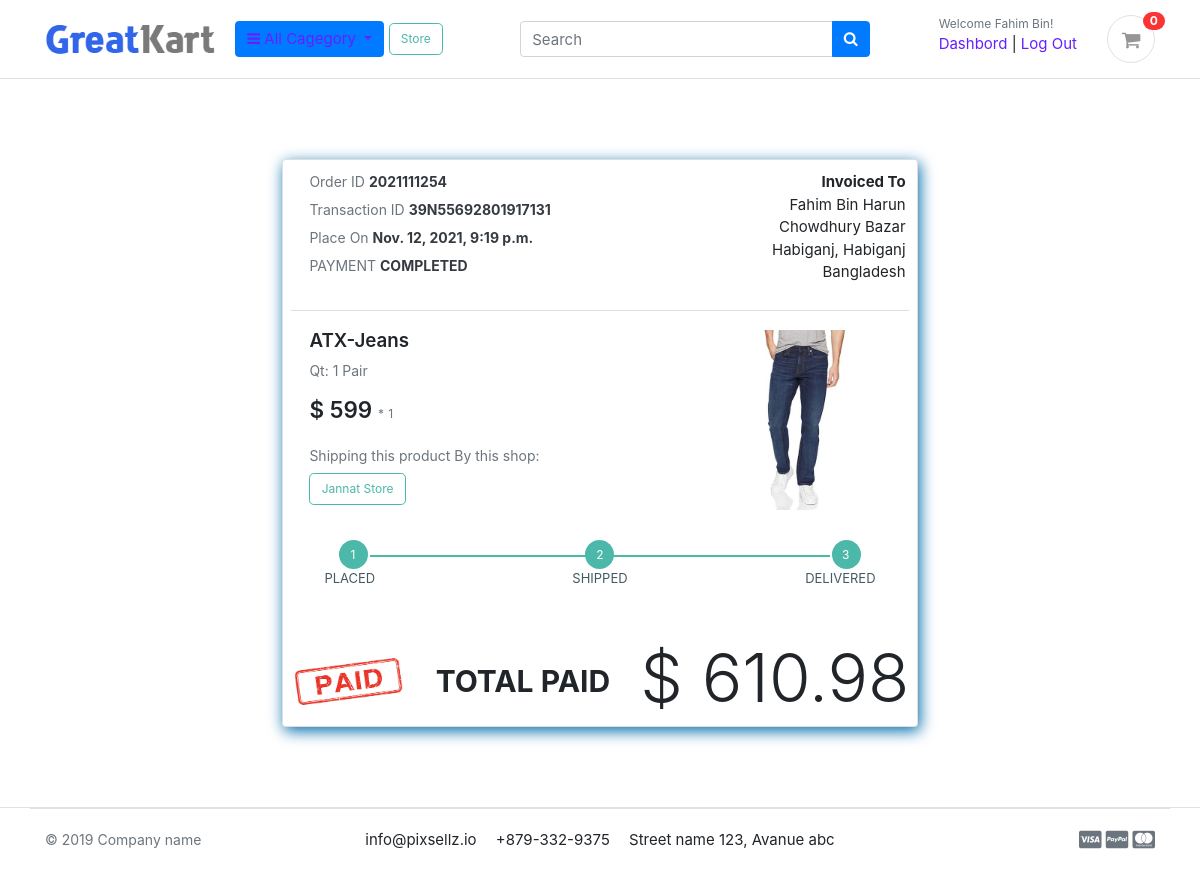
/account/order_details/2021111254/ (signed in), run on the app's committed database.
### accounts/models.py (models this page shows, shortened)
class Account(AbstractBaseUser):
    first_name      = models.CharField(max_length=50)
    last_name       = models.CharField(max_length=50)
    username        = models.CharField(max_length=50, unique=True)
    email           = models.EmailField(max_length=100, unique=True)
    phone_number    = models.CharField(max_length=50)
    date_joined     = models.DateTimeField(auto_now_add=True)
    last_login      = models.DateTimeField(auto_now_add=True)
    is_admin        = models.BooleanField(default=False)
    is_staff        = models.BooleanField(default=False)
    is_active       = models.BooleanField(default=False)
    is_superadmin   = models.BooleanField(default=False)
    is_seller       = models.BooleanField(default=False)
    USERNAME_FIELD = 'email'
    REQUIRED_FIELDS = ['username', 'first_name', 'last_name']
    objects = MyUserManager()

### orders/models.py (models this page shows, shortened)
class Order(models.Model):
    STATUS = (
        ('New', 'New'),
        ('Accepted', 'Accepted'),
        ('Completed', 'Completed'),
        ('Cancelled', 'Cancelled'),
    )
    user = models.ForeignKey(Account, on_delete=models.SET_NULL, null=True)
    payment = models.ForeignKey(Payment, on_delete=models.SET_NULL, blank=True, null=True)
    order_number = models.CharField(max_length=20)
    first_name = models.CharField(max_length=50)
    last_name = models.CharField(max_length=50)
    phone = models.CharField(max_length=15)
    email = models.EmailField(max_length=50)
    address_line_1 = models.CharField(max_length=50)
    address_line_2 = models.CharField(max_length=50, blank=True)
    country = models.CharField(max_length=50)
    state = models.CharField(max_length=50)
    city = models.CharField(max_length=50)
    order_note = models.CharField(max_length=100, blank=True)
    order_total = models.FloatField()
    tax = models.FloatField()
    status = models.CharField(max_length=10, choices=STATUS, default='New')
    ip = models.CharField(blank=True, max_length=20)
    is_ordered = models.BooleanField(default=False)
    created_at = models.DateTimeField(auto_now_add=True)
    updated_at = models.DateTimeField(auto_now=True)
    def full_name(self):
        return f'{self.first_name} {self.last_name}'
    def full_address(self):
        return f'{self.address_line_1} {self.address_line_2}'

class Payment(models.Model):
    user = models.ForeignKey(Account, on_delete=models.CASCADE)
    payment_id = models.CharField(max_length=100)
    payment_method = models.CharField(max_length=100)
    amount_paid = models.CharField(max_length=100) # this is the total amount paid
    status = models.CharField(max_length=100)
    created_at = models.DateTimeField(auto_now_add=True)

class OrderProduct(models.Model):
    order = models.ForeignKey(Order, on_delete=models.CASCADE)
    payment = models.ForeignKey(Payment, on_delete=models.SET_NULL, blank=True, null=True)
    user = models.ForeignKey(Account, on_delete=models.CASCADE)
    product = models.ForeignKey(Product, on_delete=models.CASCADE)
    store =models.ForeignKey(Store,on_delete=models.CASCADE)
    variations = models.ManyToManyField(Variation, blank=True)
    quantity = models.IntegerField()
    product_price = models.FloatField()
    ordered = models.BooleanField(default=False)
    created_at = models.DateTimeField(auto_now_add=True)
    updated_at = models.DateTimeField(auto_now=True)

### store/models.py (models this page shows, shortened)
class Product(models.Model):
    product_name   =models.CharField(max_length=255,unique=True)
    store          =models.ForeignKey(Store,on_delete=models.CASCADE)
    category       =models.ForeignKey(Category,on_delete=models.CASCADE)
    slug           =models.SlugField(max_length=255,unique=True)
    description    =models.TextField(max_length=500,blank=True)
    price          =models.IntegerField()
    old_price      =models.IntegerField()
    images         =models.ImageField( upload_to='products')
    stock          =models.IntegerField()
    is_available   =models.BooleanField(default=True)
    create_at      =models.DateTimeField( auto_now_add=True)
    update_at      =models.DateTimeField( auto_now=True)

class Store(models.Model):
    store_owner = models.OneToOneField(settings.AUTH_USER_MODEL,on_delete=models.CASCADE)
    store_name  = models.CharField(max_length=264,blank=True)
    store_slug  = models.SlugField(max_length=255,unique=True)
    store_image = models.ImageField(upload_to='store_profile_pic')
    created_at  = models.DateTimeField(auto_now_add=True)
    updated_at  = models.DateTimeField(auto_now=True)
    is_active   = models.BooleanField(default=True)
    def get_url(self):
        return reverse('store:store_page',args=[self.store_slug])

### accounts/views.py (the view)
# urls.py: path("order_details/<int:order_id>/", views.order_details, name='order_details'),
@login_required(login_url ='account:user_login')
def order_details(request, order_id):
    order_details=OrderProduct.objects.filter(order__order_number=order_id)
    order=Order.objects.get(order_number=order_id)
    total=0
    for i in order_details:
        total += i.product_price * i.quantity
    tax=(2*total)/100
    subtotal=total+tax
    return render(request,'account/order_details.html',context={'order_details':order_details,'order':order,'subtotal':subtotal})

### cart/context_processors.py (called while the page is built)
def counter(request):
    cart_count = 0
    if 'admin' in request.path:
        return {}
    else:
        try:
            cart = Cart.objects.filter(cart_id=_cart_id(request))
            if request.user.is_authenticated:
                cart_items = CartItem.objects.all().filter(user=request.user)
            else:
                cart_items = CartItem.objects.all().filter(cart=cart[:1])
            for cart_item in cart_items:
                cart_count += cart_item.quantity
        except Cart.DoesNotExist:
            cart_count = 0
    return dict(cart_count=cart_count)

### cart/views.py (called while the page is built)
def _cart_id(request):
    cart=request.session.session_key
    if not cart:
        cart=request.session.create()
    return cart

### category/context_processors.py (called while the page is built)
def menu_links(request):
    links =Category.objects.all()
    return dict(links=links)

### category/models.py (called while the page is built)
    def get_url(self):
        return reverse('store:Products_by_category',args=[self.slug])

### templates/account/order_details.html (shortened to what this page needs)
{% extends 'base.html' %}
{% load static %}
{% block header %}
{% include "includes/header.html" %}
{% endblock header %}
{% block content %}
<div class="container-fluid my-5 d-sm-flex justify-content-center">
    <div class="card px-2">
        <div class="card-header bg-white">
            <div class="row justify-content-between">
                <div class="col">
                    <p class="text-muted"> Order ID <span class="font-weight-bold text-dark">{{ order.order_number }}</span></p>
                    <p class="text-muted"> Transaction ID <span class="font-weight-bold text-dark">{{ order.payment.payment_id }}</span> </p>
                    <p class="text-muted"> Place On <span class="font-weight-bold text-dark">{{ order.created_at }}</span> </p>
                    <p class="text-muted"> PAYMENT <span class="font-weight-bold text-dark">{{ order.payment.status }}</span> </p>
                </div>
                <div class="flex-col my-auto">
                    <ul class="list-unstyled text-right">
                        <li><strong>Invoiced To</strong></li>
                        <li>{{order.full_name}}</li>
                        <li>{{order.full_address}}</li>
                        <li>{{order.city}}, {{order.state}}</li>
                        <li>{{order.country}}</li>
                    </ul>
                </div>
            </div>
        </div>
        <div class="card-body">
            {% for item in order_details %}
            <div class="media flex-column flex-sm-row">
                <div class="media-body ">
                    <h5 class="bold">{{ item.product.product_name}}</h5>
                    <p class="text-muted"> Qt: {{ item.quantity }} Pair</p>
                    <h4 class="mt-3 mb-4 bold"> <span class="mt-5">$ </span> {{ item.product.price}} <span class="small text-muted"> *  {{ item.quantity }}</span></h4>
                    <p class="text-muted">Shipping this product By this shop:</p>
                    <a type="button" href="{{ item.product.store.get_url }}" class="btn btn-outline-primary">{{ item.product.store.store_name}}</a>
                </div>
                <img class="align-self-center img-fluid" src="{{ item.product.images.url}}" width="180 " height="180">
            </div>
            <div class="col">
                <ul id="progressbar">
                    <li class="step0  {% if order.status == 'New' %} active {% endif %} and {% if order.status == 'Accepted' %} active {% endif %} and {% if order.status ==  'Completed' %} active {% endif %} " id="step1">PLACED</li>
                    <li class="step0 {% if order.status ==  'Accepted' %} active {% endif %} and {% if order.status ==  'Completed' %} active {% endif %} text-center" id="step2">SHIPPED</li>
                    <li class="step0 {% if order.status ==  'Completed' %} active {% endif %} text-right" id="step3">DELIVERED</li>
                </ul>
            </div>
            {% endfor %}
        </div>
        <div class="row justify-content-between ">
            <div class="col-sm-auto col-auto my-auto"><img class="img-fluid my-auto align-self-center " src="{% static 'images/paid.jpg'%}" width="115" height="115"></div>
            <div class="col-auto my-auto ">
                <h2 class="mb-0 font-weight-bold">TOTAL PAID</h2>
            </div>
            <div class="col-auto my-auto ml-auto">
                <h1 class="display-3 ">$ {{ subtotal }}</h1>
            </div>
        </div>
    </div>
</div>
{% endblock content %}
{% block footer %}
{% include "includes/footer.html" %}
{% endblock footer %}

### templates/includes/header.html (shortened to what this page needs)
{% load static %}
<header class="section-header">
    <section class="header-main border-bottom">
        <div class="container">
			<div class="row align-items-center">
				<div class="col-md-2 ">
					<a href="{% url 'store:home'%}" class="brand-wrap">
					<img class="logo" src="{% static './images/logo.png' %}">
					</a>
				</div>
				<div class="col-md-3 flex-grow-0">
					<div class="dropdown">
						<a class="btn btn-primary dropdown-toggle" href="#" role="button" id="dropdownMenuLink" data-toggle="dropdown" aria-haspopup="true" aria-expanded="false">
						  <i class="fa fa-bars" aria-hidden="true"></i> All Cagegory
						</a>
						<a href="{% url 'store:store' %}" class="btn btn-outline-primary mr-5">Store</a>
					</div>
				</div>
				<div class="col-md-4 ">
					<form action="{% url 'store:search' %}" class="search" method="GET">
						<div class="input-group w-100 ">
							<input type="text" class="form-control" style="width:60%;" placeholder="Search" name="keyword">
							<div class="input-group-append">
							<button class="btn btn-primary" type="submit">
								<i class="fa fa-search"></i>
							</button>
							</div>
						</div>
					</form>
				</div>
				<div class="col-md-3">
					<div class="d-flex justify-content-end mb-3 mb-lg-0">
						{% if user.id is None %}
						<div class="widget-header">
							<small class="title text-muted">Welcome Guest!</small>
							<div>
								<a href="{% url 'account:user_login' %}">Sign in</a> <span class="dark-transp"> | </span>
								<a href="{% url 'account:signup' %}"> Register</a>
							</div>
						</div>
						{% else %}
						<div class="widget-header">
							<small class="title text-muted">Welcome {{ user.first_name }}!</small>
							<div>
								<a href="{% url 'account:dashbord' %}">Dashbord</a> <span class="dark-transp"> | </span>
								<a href="{% url 'account:logout' %}"> Log Out</a>
							</div>
						</div>
						{% endif %}
						<a href="{% url 'cart:cart' %}" class="widget-header pl-3 ml-3 ">
							<div class="icon icon-sm rounded-circle border"><i class="fa fa-shopping-cart"></i></div>
							<span class="badge badge-pill badge-danger notify">{{cart_count}}</span>
						</a>
					</div>
				</div>
			</div>
		</div>
	</section>
</header>

### cart/static/css/ui.css (style rules this page uses)
html { font-family: "Inter", sans-serif; font-size: 15px; }
.icon-xs, .icon-sm, .icon-md, .icon-lg { display: inline-block; text-align: center; flex-shrink: 0; flex-grow: 0; }
.icon-sm { width: 48px; height: 48px; line-height: 48px !important; font-size: 20px; }
.bg-white { background-color: #fff; }
p:last-child { margin-bottom: 0; }
.header-main { position: relative; padding-top: 1rem; padding-bottom: 1rem; }
.brand-wrap .logo, .navbar-brand .logo { margin-right: 7px; max-height: 42px; display: inline-block; }
.widget-header { display: inline-block; vertical-align: middle; position: relative; }
.widget-header a { color: #343a40; }
.widget-header i { color: #969696; }
.widget-header .title { display: block; }
.widget-header .notify { position: absolute; top: -3px; right: -10px; }
[class*=list-] li:after { visibility: hidden; display: block; content: ""; overflow: hidden; height: 0; clear: both; }
.notify { position: absolute; top: -4px; right: -10px; display: inline-block; padding: 0.25em 0.6em; font-size: 12px; line-height: 1; text-align: center; border-radius: 3rem; color: #fff; background-color: #fa3434; }

### templates/account/order_details.html (style rules this page uses)
.container-fluid { margin-top: 80px !important; margin-bottom: 80px !important }
p { font-size: 14px; margin-bottom: 7px }
a { text-decoration: none !important; color: #651FFF !important }
.bold { font-weight: 600 }
.small { font-size: 12px !important; letter-spacing: 0.5px !important }
.btn-outline-primary { background-color: #fff !important; color: #4bb8a9 !important; border: 1.3px solid #4bb8a9; font-size: 12px; border-radius: 0.4em !important }
#progressbar { margin-bottom: 30px; overflow: hidden; color: #455A64; padding-left: 0px; margin-top: 30px }
#progressbar li { list-style-type: none; font-size: 13px; width: 33.33%; float: left; position: relative; font-weight: 400; color: #455A64 !important }
#progressbar #step1:before { content: "1"; color: #fff; width: 29px; margin-left: 15px !important; padding-left: 11px !important }
#progressbar #step2:before { content: "2"; color: #fff; width: 29px }
#progressbar #step3:before { content: "3"; color: #fff; width: 29px; margin-right: 15px !important; padding-right: 11px !important }
#progressbar li:before { line-height: 29px; display: block; font-size: 12px; background: #455A64; border-radius: 50%; margin: auto }
#progressbar li:after { content: ''; width: 121%; height: 2px; background: #455A64; position: absolute; left: 0%; right: 0%; top: 15px; z-index: -1 }
#progressbar li:nth-child(2):after { left: 50% }
#progressbar li:nth-child(1):after { left: 25%; width: 121% }
#progressbar li:nth-child(3):after { left: 25% !important; width: 50% !important }
#progressbar li.active:before, #progressbar li.active:after { background: #4bb8a9 }
.card { background-color: #fff; box-shadow: 2px 4px 15px 0px rgb(0, 108, 170); z-index: 0 }
small { font-size: 12px !important }

### data on the page
Account: first_name "Fahim Bin"
Order: order_number "2021111254", payment.payment_id "39N55692801917131", created_at "Nov. 12, 2021, 9:19 p.m.", payment.status "COMPLETED", full_name "Fahim Bin Harun", full_address "Chowdhury Bazar", city "Habiganj", state "Habiganj", country "Bangladesh"
OrderProduct: product.product_name "ATX-Jeans", quantity "1", product.price "599", product.store.store_name "Jannat Store", product.images (picture)

### other printed values
{{ cart_count }} "0"
{{ subtotal }} "610.98"
